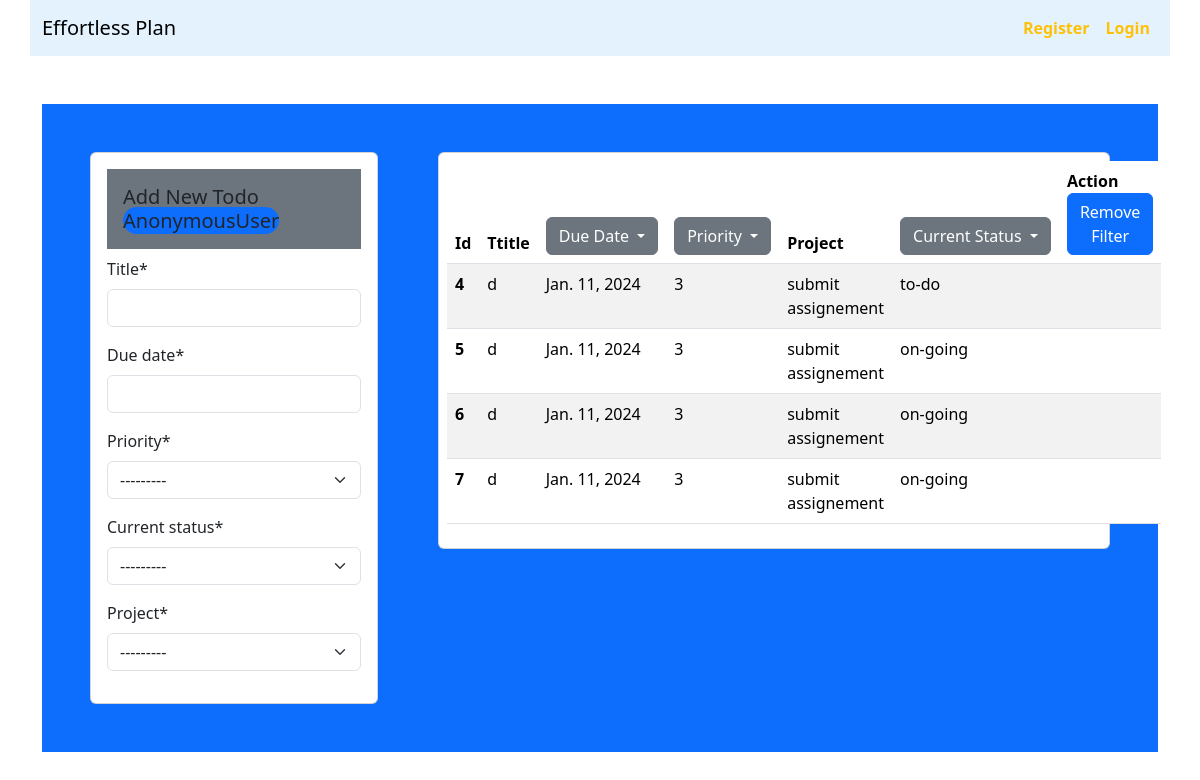
Before: / with the older database file.
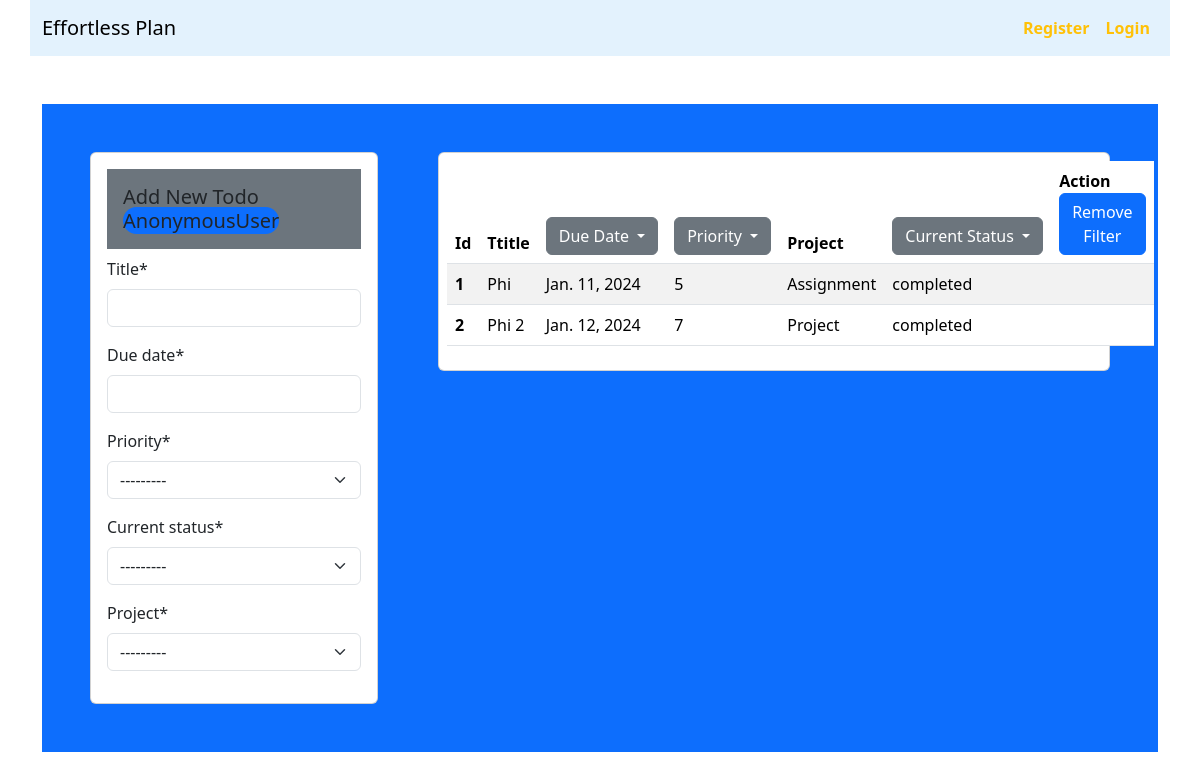
After: the same page with the newer database file.
### tasks/models.py (models this page shows)
class Tasks(models.Model):
    user = models.ForeignKey(User, related_name='user',on_delete=models.CASCADE)
    title = models.CharField(max_length = 100)
    due_date = models.DateField()
    priority = models.CharField(max_length = 100,choices = PRIORITYS)
    current_status = models.CharField(max_length = 100,choices = CURRENT_STATUS)
    project = models.ForeignKey(Project, on_delete=models.CASCADE)
    def __str__(self):
      return f"{self.title}-{self.project}"

### projects/models.py (models this page shows)
class Project(models.Model):
    name = models.CharField(max_length=100)
    slug = models.SlugField(max_length=100, unique=True, null=True, blank=True)
    def __str__(self) -> str:
        return self.name

### tasks/views.py (the view, shortened to what this page needs)
# urls.py: path('',views.priority_filter, name='home') ,
def priority_filter(request, priority=None):
    without_filter_data = Tasks.objects.all()
    form = Task_form()
    if priority is not None:
        data = Tasks.objects.filter(priority = priority)
        return render(request,'show_task.html',{'form':form,'object_list':data,'data':without_filter_data})
    data = Tasks.objects.all()
    print( "slug",priority,'data', data)
    return render(request,'show_task.html',{'form':form,'object_list':data,'user':request.user,'data':without_filter_data})

### tasks/forms.py
class Task_form(forms.ModelForm):
    class Meta:
        model = Tasks
        exclude = ['user']

### tasks/templates/show_task.html (shortened to what this page needs)
{% extends "base.html" %}
{% block body %}
{%  load crispy_forms_tags %}
<div class="container h-100">
    <div class="my-5 p-5 bg-primary">
        <div class="row">
            <div class="col-md-4 col-sm-12">
                <div class="card" style="width: 18rem;">
                    <div class="card-body">
                      <h5 class="card-title bg-secondary p-3">Add New Todo
                        <span class='bg-primary rounded-pill '>
                            {{user}}
                        </span>
                    </h5>
                      <form  method="post">
                            {{form | crispy}}
                      </form>
                    </div>
                  </div>
            </div>
            <div class="col-md-8 col-sm-12">
                <div class="card p-2">
                    <table class="table table-striped ">
                        <thead>
                            <tr>
                                <th scope='col'>Id</th>
                                <th scope='col'>Ttitle</th>
                                <th scope='col'>
                                    <div class="dropdown">
                                        <button class="btn btn-secondary dropdown-toggle" type="button" data-bs-toggle="dropdown" aria-expanded="false">
                                            Due Date
                                        </button>
                                      </div>
                                </th>
                                <th scope='col'>
                                    <div class="dropdown">
                                        <button class="btn btn-secondary dropdown-toggle" type="button" data-bs-toggle="dropdown" aria-expanded="false">
                                            Priority
                                        </button>
                                      </div>
                                </th>
                                <th scope='col'>
                                    <div class="dropdown">
                                            Project
                                </th>
                                <th scope='col'>
                                    <div class="dropdown">
                                        <button class="btn btn-secondary dropdown-toggle" type="button" data-bs-toggle="dropdown" aria-expanded="false">
                                            Current Status
                                        </button>
                                      </div>
                                </th>
                                <th scope='col'>Action
                                    <a class="btn btn-primary   " href="{% url 'home'%}">Remove Filter</a>
                                </th>
                            </tr>
                        </thead>
                        <tbody>
                            {% for task in object_list%}
                                <tr>
                                    <th scope="row">{{task.id}}</th>
                                    <td>{{task.title}}</td>
                                    <td>{{task.due_date}}</td>
                                    <td>{{task.priority}}</td>
                                    <td>{{task.project}}</td>
                                    <td>{{task.current_status}}</td>
                                    <td>
                                    </td>
                                </tr>
                            {% endfor %}
                        </tbody>
                    </table>
                  </div>
            </div>
        </div>
    </div>
</div>
{% endblock body %}

### templates/base.html (shortened to what this page needs)
{%  load crispy_forms_tags %}
<!doctype html>
<html lang="en">
  <head>
    <link href="https://cdn.jsdelivr.net/npm/bootstrap@5.3.2/dist/css/bootstrap.min.css" rel="stylesheet">
  </head>
  <body>
        <nav class="navbar navbar-expand-lg container"  style="background-color: #e3f2fd;">
            <div class="container-fluid">
              <a class="navbar-brand" href="{% url 'home'%}">Effortless Plan</a>
              <div class="collapse navbar-collapse " id="navbarNav">
                <ul class="navbar-nav ms-auto">
                  {% if user.is_authenticated %}
                  <li class="nav-item">
                        <a class="nav-link fw-bold text-warning" href="{% url 'task_maker_logout'%}">Logout</a>
                    </li>
                  {% else %}
                  <li class="nav-item">
                    <a class="nav-link fw-bold text-warning" href="{% url 'task_maker_register'%}">Register</a>
                  </li>
                  <li class="nav-item">
                    <a class="nav-link fw-bold text-warning" href="{% url 'task_maker_login'%}">Login</a>
                  </li>
                  {% endif %}
                </ul>
              </div>
            </div>
          </nav>
    {% block body %}
    {% endblock body %}
  </body>
</html>

Changed rows visible on the page:
removed Tasks: id "4", title "d", due_date "Jan. 11, 2024", priority "3", project "submit assignement", current_status "to-do"
removed Tasks: id "5", title "d", due_date "Jan. 11, 2024", priority "3", project "submit assignement", current_status "on-going"
removed Tasks: id "6", title "d", due_date "Jan. 11, 2024", priority "3", project "submit assignement", current_status "on-going"
removed Tasks: id "7", title "d", due_date "Jan. 11, 2024", priority "3", project "submit assignement", current_status "on-going"
added Tasks: id "1", title "Phi", due_date "Jan. 11, 2024", priority "5", project "Assignment", current_status "completed"
added Tasks: id "2", title "Phi 2", due_date "Jan. 12, 2024", priority "7", project "Project", current_status "completed"
